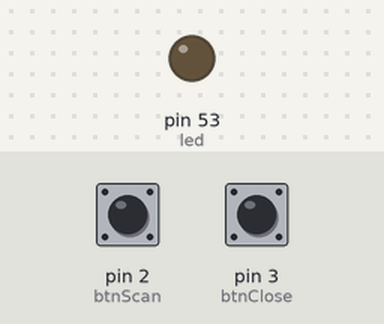
Bench run of a sketch on a simulated Arduino Mega 2560, built with avr-gcc and run on an emulated ATmega2560. Parts: output pins drawn as LEDs (lit = HIGH). Inputs (shaded band) come from the test bench; at power-on: pin 2 (btnScan) HIGH, pin 3 (btnClose) HIGH.

Above: at 1.2 s.
1.3 s: pin 2 (btnScan) pulled LOW for 1 s
At 1.45 s:
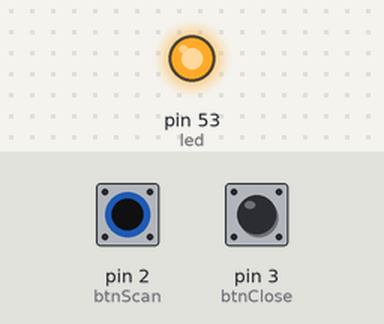
4.3 s: pin 3 (btnClose) pulled LOW for 3.2 s
At 8.3 s:
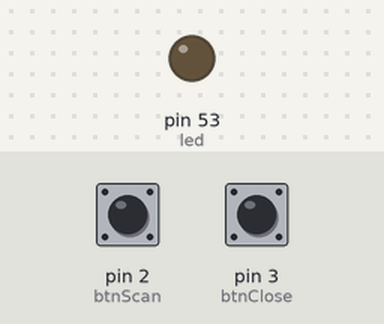
9.0 s: pin 2 (btnScan) pulled LOW for 3.2 s
At 9.15 s:
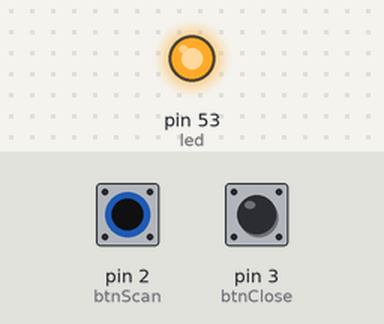
Timing chart, 0 to 13.8 s (numbered marks = the images above; inputs shaded):
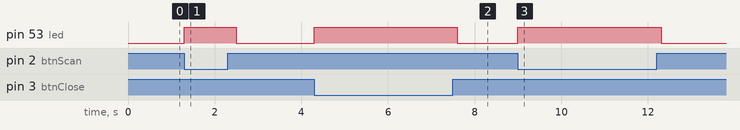

The sketch:

buttons.ino
```cpp
/*
negro/negro -> scan
rojo/rojo -> close
amarillio/naranja -> new
*/

const int btnScan = 2;
const int btnClose = 3;
const int led = 53;


void setup() {
  pinMode(btnScan, INPUT_PULLUP);
  pinMode(btnClose, INPUT_PULLUP);
  pinMode(led, OUTPUT);
  Serial.begin(9600);
}

void loop() {
  if (digitalRead(btnScan) == LOW) {
    digitalWrite(led, HIGH);
    delay(300);
  }

  if (digitalRead(btnClose) == LOW) {
    digitalWrite(led, HIGH);
    delay(300);
  }

  digitalWrite(led, LOW);
}
```

Measured:
- after the input at 1.3 s, pin 53 (led): LOW → HIGH at once, → LOW 1.2 s later
- after the input at 4.3 s, pin 53 (led): LOW → HIGH at once, → LOW 3.3 s later
- after the input at 9.0 s, pin 53 (led): LOW → HIGH at once, → LOW 3.3 s later
